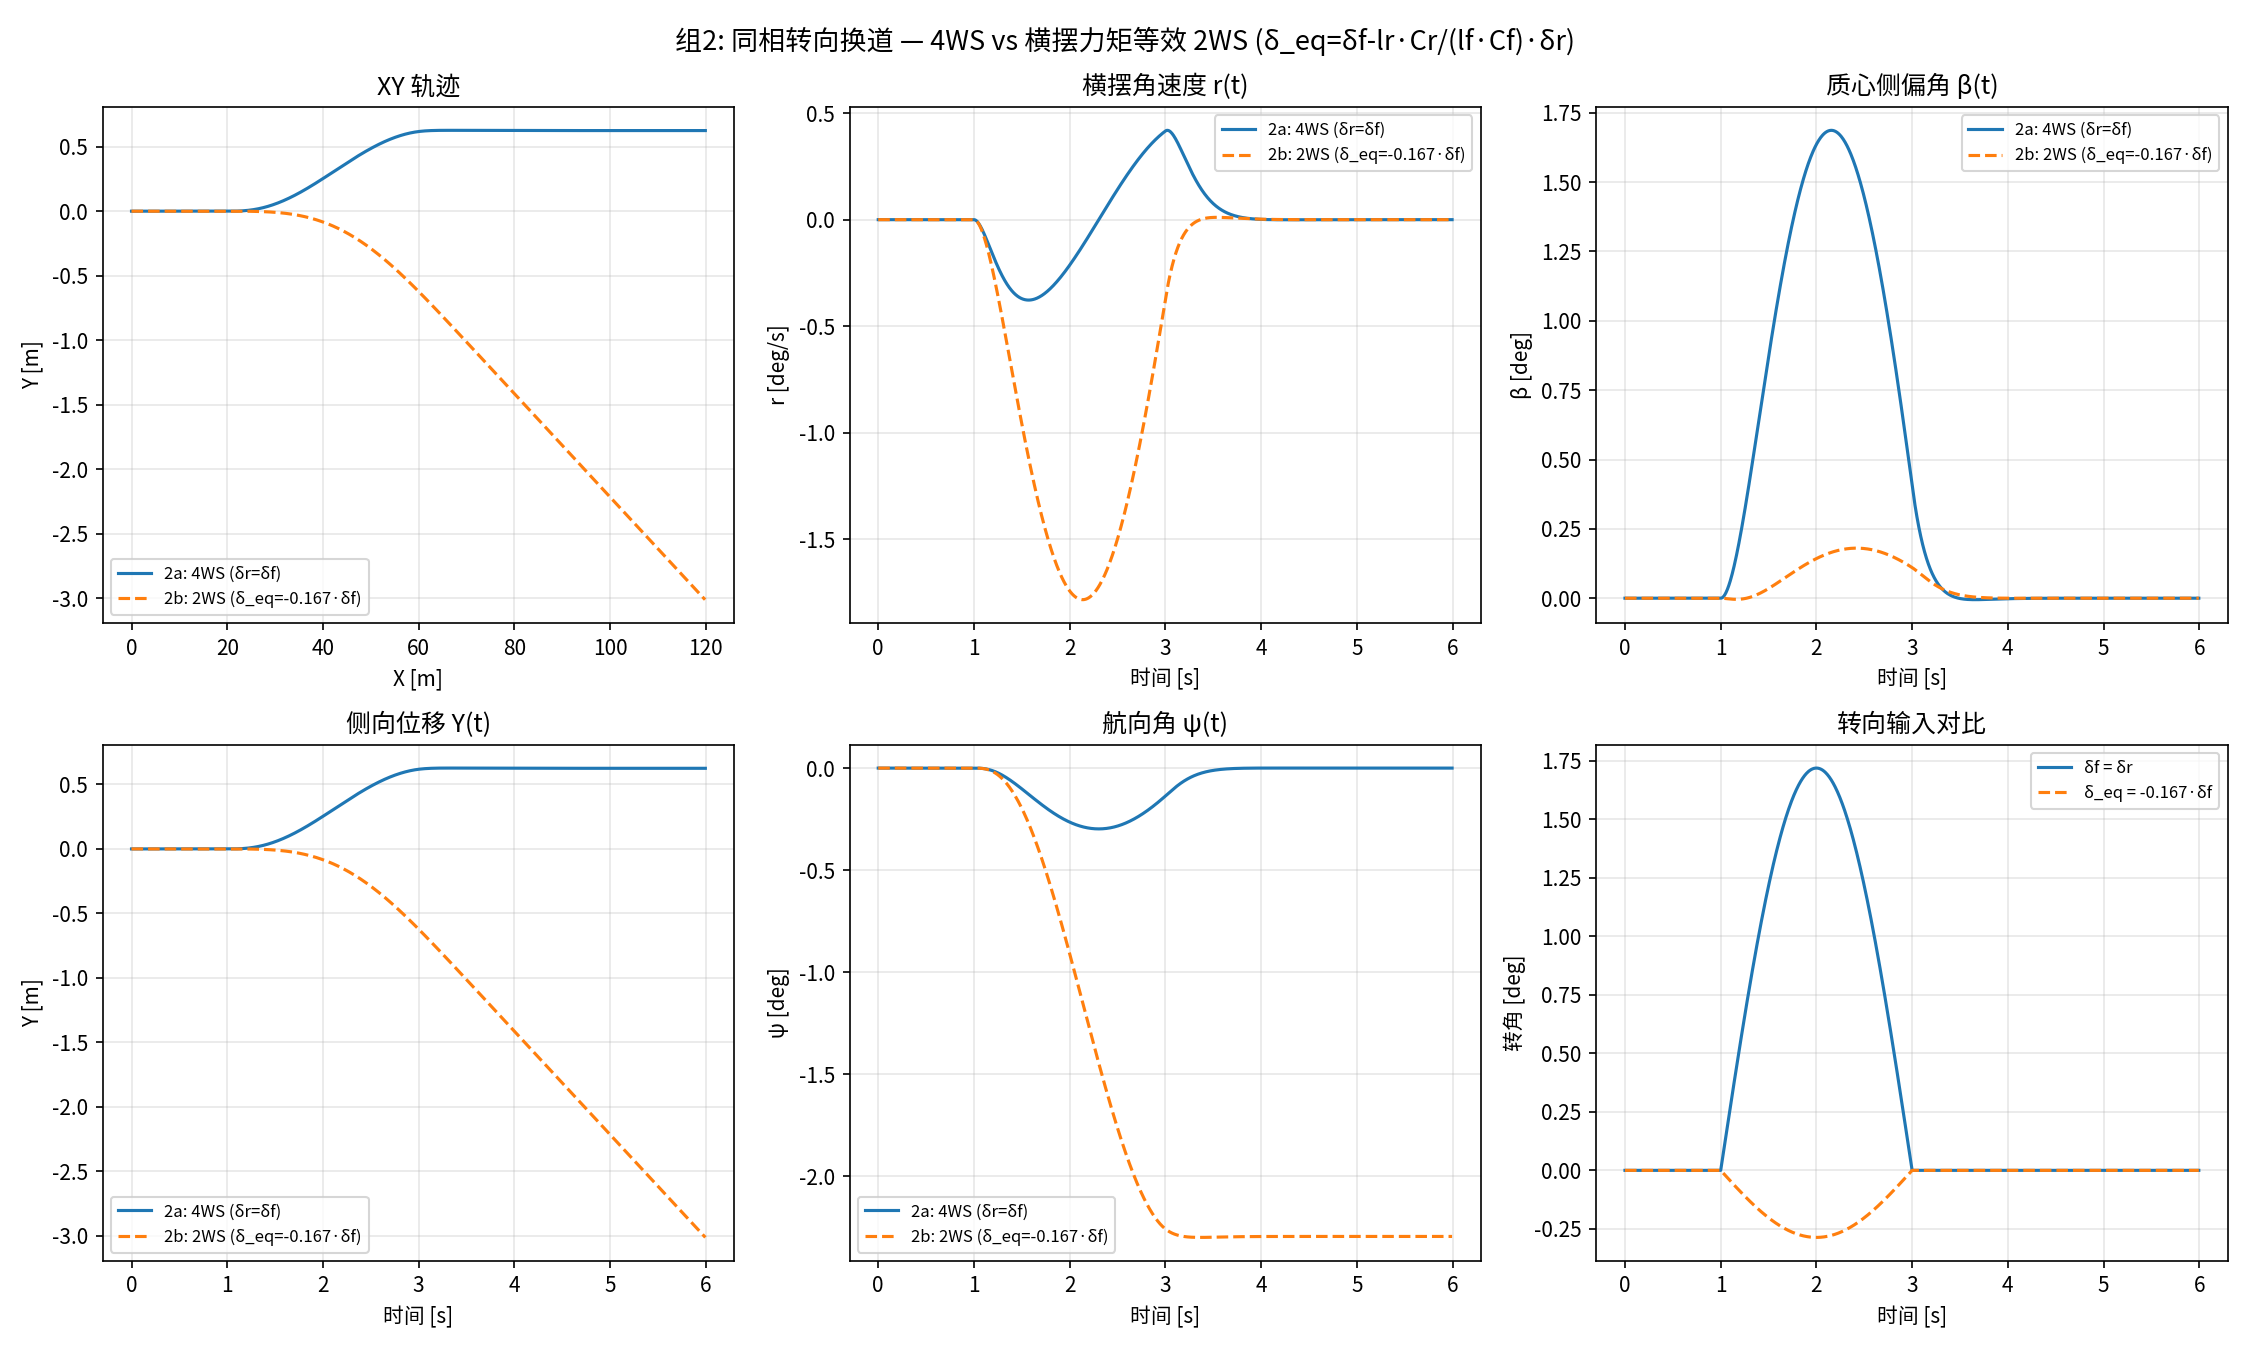

Generate this figure with Python:
"""
组2对比：同相转向（same-direction）换道 — 横摆力矩等效

2a: 4WS 同相转向 δr = δf（蟹行换道）
2b: 横摆力矩等效前轮转角 δ_eq = δf - (lr·Cr)/(lf·Cf)·δr, δr = 0
"""

import numpy as np
import matplotlib.pyplot as plt
from bicycle_model import (
    VehicleParams, simulate, moment_equivalent, const_steer,
)

plt.rcParams["font.family"] = ["Noto Sans CJK JP", "sans-serif"]
plt.rcParams["axes.unicode_minus"] = False


def lane_change_steer(amplitude=0.03, t_start=1.0, duration=2.0):
    def _steer(t):
        if t_start <= t <= t_start + duration:
            return amplitude * np.sin(np.pi * (t - t_start) / duration)
        return 0.0
    return _steer


params = VehicleParams()
vx = 20.0
t_span = (0.0, 6.0)
steer_func = lane_change_steer(amplitude=0.03, t_start=1.0, duration=2.0)

# Compute equivalent steering
ratio = params.lr * params.Cr / (params.lf * params.Cf)
amplitude_eq = moment_equivalent(0.03, 0.03, params)
print(f"=== 横摆力矩等效 ===")
print(f"  lr·Cr/(lf·Cf) = {ratio:.4f}")
print(f"  δf=δr=0.03 rad → δ_eq = δf - {ratio:.4f}·δr = {amplitude_eq:.4f} rad ({np.degrees(amplitude_eq):.2f}°)")


def eq_steer_func(t):
    return moment_equivalent(steer_func(t), steer_func(t), params)


# 2a: 4WS same-direction
t_a, vy_a, r_a, psi_a, X_a, Y_a, beta_a = simulate(
    vx, steer_func, steer_func, params, t_span
)

# 2b: 2WS moment equivalent
t_b, vy_b, r_b, psi_b, X_b, Y_b, beta_b = simulate(
    vx, eq_steer_func, const_steer(0.0), params, t_span
)

# Print key metrics
print("\n=== 换道效果 ===")
print(f"  4WS 最终侧向位移 Y = {Y_a[-1]:.4f} m")
print(f"  2WS 最终侧向位移 Y = {Y_b[-1]:.4f} m")
print(f"  4WS 最大航向变化   = {np.degrees(np.max(np.abs(psi_a))):.4f} deg")
print(f"  2WS 最大航向变化   = {np.degrees(np.max(np.abs(psi_b))):.4f} deg")
print(f"  4WS 最大横摆角速度 = {np.degrees(np.max(np.abs(r_a))):.4f} deg/s")
print(f"  2WS 最大横摆角速度 = {np.degrees(np.max(np.abs(r_b))):.4f} deg/s")

# Compute steering input arrays for plotting
steer_arr = np.array([steer_func(ti) for ti in t_a])
delta_eq_arr = moment_equivalent(steer_arr, steer_arr, params)

# Plot
fig, axes = plt.subplots(2, 3, figsize=(15, 9))
fig.suptitle("组2: 同相转向换道 — 4WS vs 横摆力矩等效 2WS (δ_eq=δf-lr·Cr/(lf·Cf)·δr)", fontsize=13)

label_4ws = "2a: 4WS (δr=δf)"
label_2ws = f"2b: 2WS (δ_eq={1-ratio:.3f}·δf)"

ax = axes[0, 0]
ax.plot(X_a, Y_a, label=label_4ws)
ax.plot(X_b, Y_b, "--", label=label_2ws)
ax.set_xlabel("X [m]")
ax.set_ylabel("Y [m]")
ax.set_title("XY 轨迹")
ax.legend(fontsize=8)
ax.grid(True, alpha=0.3)

ax = axes[0, 1]
ax.plot(t_a, np.degrees(r_a), label=label_4ws)
ax.plot(t_b, np.degrees(r_b), "--", label=label_2ws)
ax.set_xlabel("时间 [s]")
ax.set_ylabel("r [deg/s]")
ax.set_title("横摆角速度 r(t)")
ax.legend(fontsize=8)
ax.grid(True, alpha=0.3)

ax = axes[0, 2]
ax.plot(t_a, np.degrees(beta_a), label=label_4ws)
ax.plot(t_b, np.degrees(beta_b), "--", label=label_2ws)
ax.set_xlabel("时间 [s]")
ax.set_ylabel("β [deg]")
ax.set_title("质心侧偏角 β(t)")
ax.legend(fontsize=8)
ax.grid(True, alpha=0.3)

ax = axes[1, 0]
ax.plot(t_a, Y_a, label=label_4ws)
ax.plot(t_b, Y_b, "--", label=label_2ws)
ax.set_xlabel("时间 [s]")
ax.set_ylabel("Y [m]")
ax.set_title("侧向位移 Y(t)")
ax.legend(fontsize=8)
ax.grid(True, alpha=0.3)

ax = axes[1, 1]
ax.plot(t_a, np.degrees(psi_a), label=label_4ws)
ax.plot(t_b, np.degrees(psi_b), "--", label=label_2ws)
ax.set_xlabel("时间 [s]")
ax.set_ylabel("ψ [deg]")
ax.set_title("航向角 ψ(t)")
ax.legend(fontsize=8)
ax.grid(True, alpha=0.3)

ax = axes[1, 2]
ax.plot(t_a, np.degrees(steer_arr), label="δf = δr")
ax.plot(t_a, np.degrees(delta_eq_arr), "--", label=f"δ_eq = {1-ratio:.3f}·δf")
ax.set_xlabel("时间 [s]")
ax.set_ylabel("转角 [deg]")
ax.set_title("转向输入对比")
ax.legend(fontsize=8)
ax.grid(True, alpha=0.3)

plt.tight_layout()
plt.savefig("compare_lane_change_moment.png", dpi=150)
plt.show()
